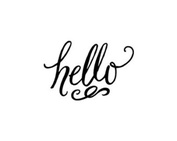
#> input picture test.jpg, 177 x 141 px, shrunk from 340 x 270 before the run
$ python try.py
#> lines starting #> are read from the running program, lines starting #| are printed output that depends on the picture
import numpy as np
import cv2
from matplotlib import pyplot as plt

#cap = cv2.VideoCapture(0)
#k = cap.read()


#cap = cv2.VideoCapture(0)
img1 = cv2.imread('test.jpg',0)
#> img1 is the input picture: shape (141, 177); min 0, max 255, mean 243.7
#img2 = cv2.imshow(k,0)
img2 = cv2.imread('cam_img.jpg',0)
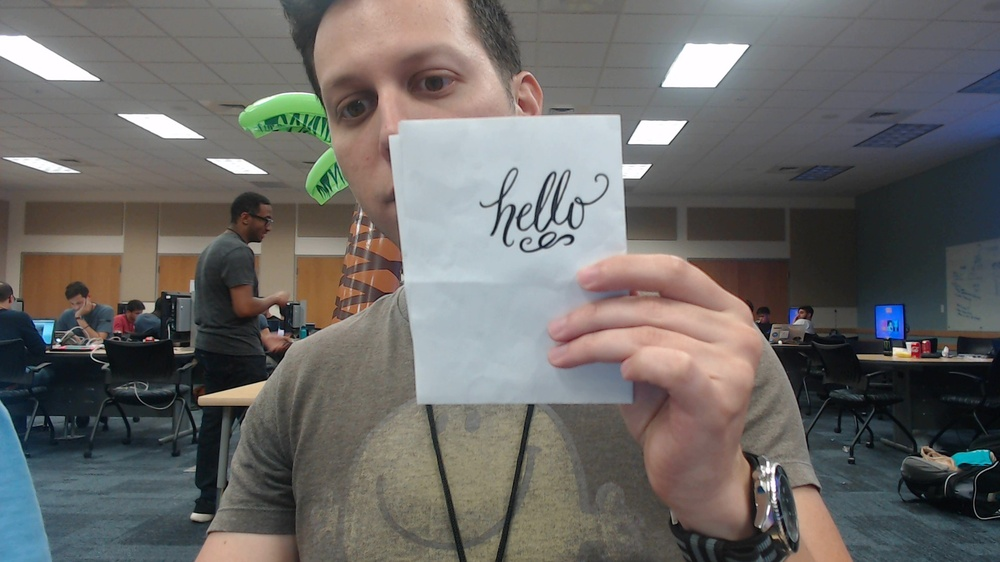
#> input picture cam_img.jpg, 1000 x 562 px, shrunk from 1920 x 1080 before the run
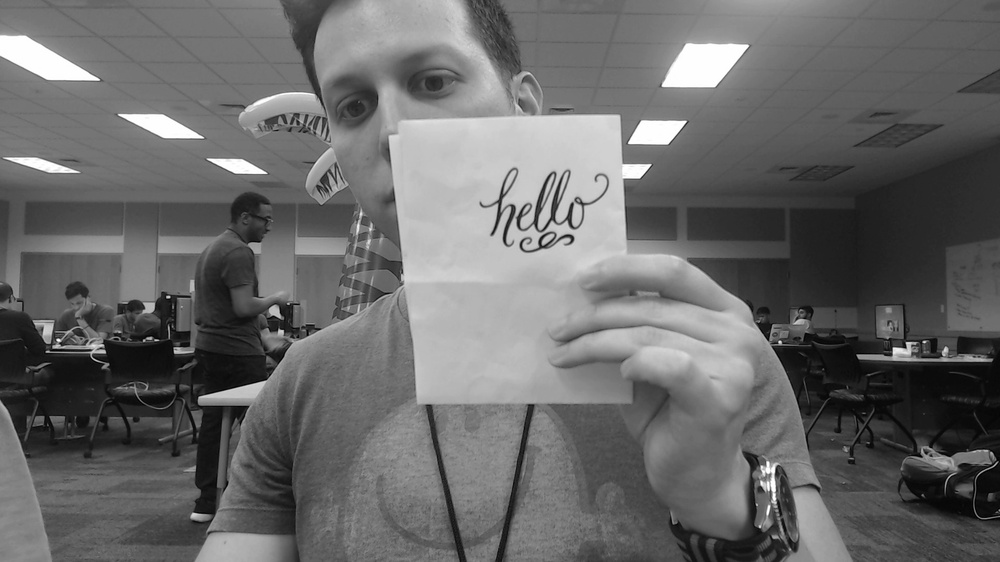
#> img2: shape (562, 1000); min 0, max 255, mean 105.1


orb = cv2.ORB_create();

kp1, des1 = orb.detectAndCompute(img1, None)
#> kp1 = 335 keypoints; strongest (x, y, size): (74, 95, 31), (87, 96, 31), (85, 85, 31), (108, 90, 31)
kp2, des2 = orb.detectAndCompute(img2, None)
#> kp2 = 500 keypoints; strongest (x, y, size): (907, 343, 31), (58, 339, 31), (779, 342, 31), (906, 343, 37.2)
#kp2, des2 = orb.detectAndCompute(cap, None)

bf = cv2.BFMatcher(cv2.NORM_HAMMING, crossCheck=True)

# Match descriptors.
matches = bf.match(des1,des2)
#> matches = 124 matches

# Sort them in the order of their distance.
matches = sorted(matches, key = lambda x:x.distance)

# Draw first 10 matches.
img3 = cv2.drawMatches(img1,kp1,img2,kp2,matches[:20],None, flags=2)
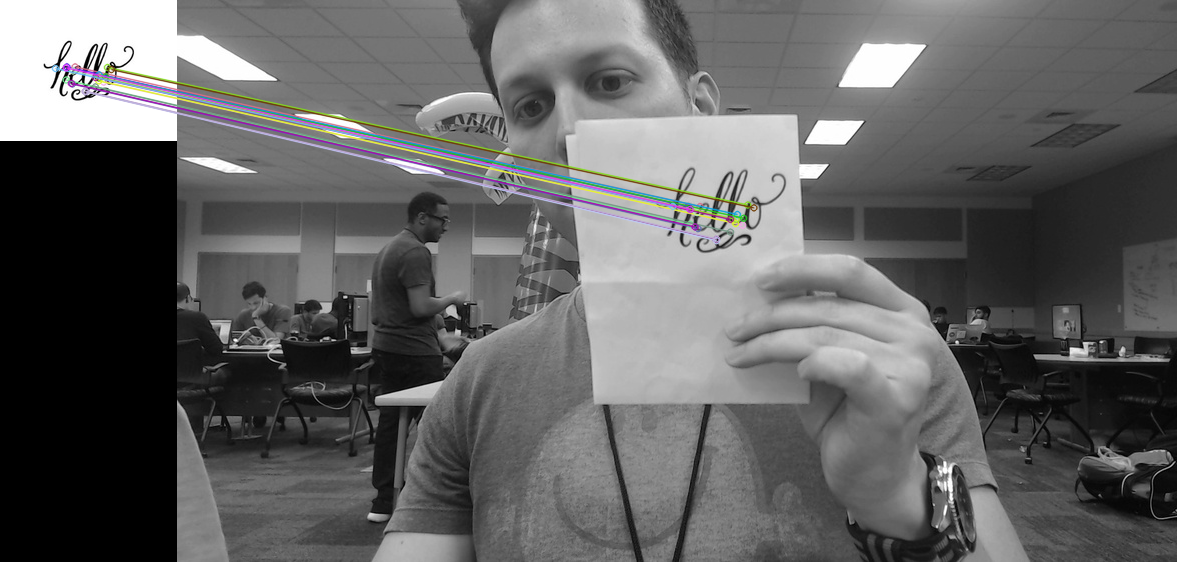
#> img3: shape (562, 1177, 3); mean of channels 0, 1, 2 98.3, 98.3, 98.3; drawn as B, G, R

plt.imshow(img3),plt.show()
